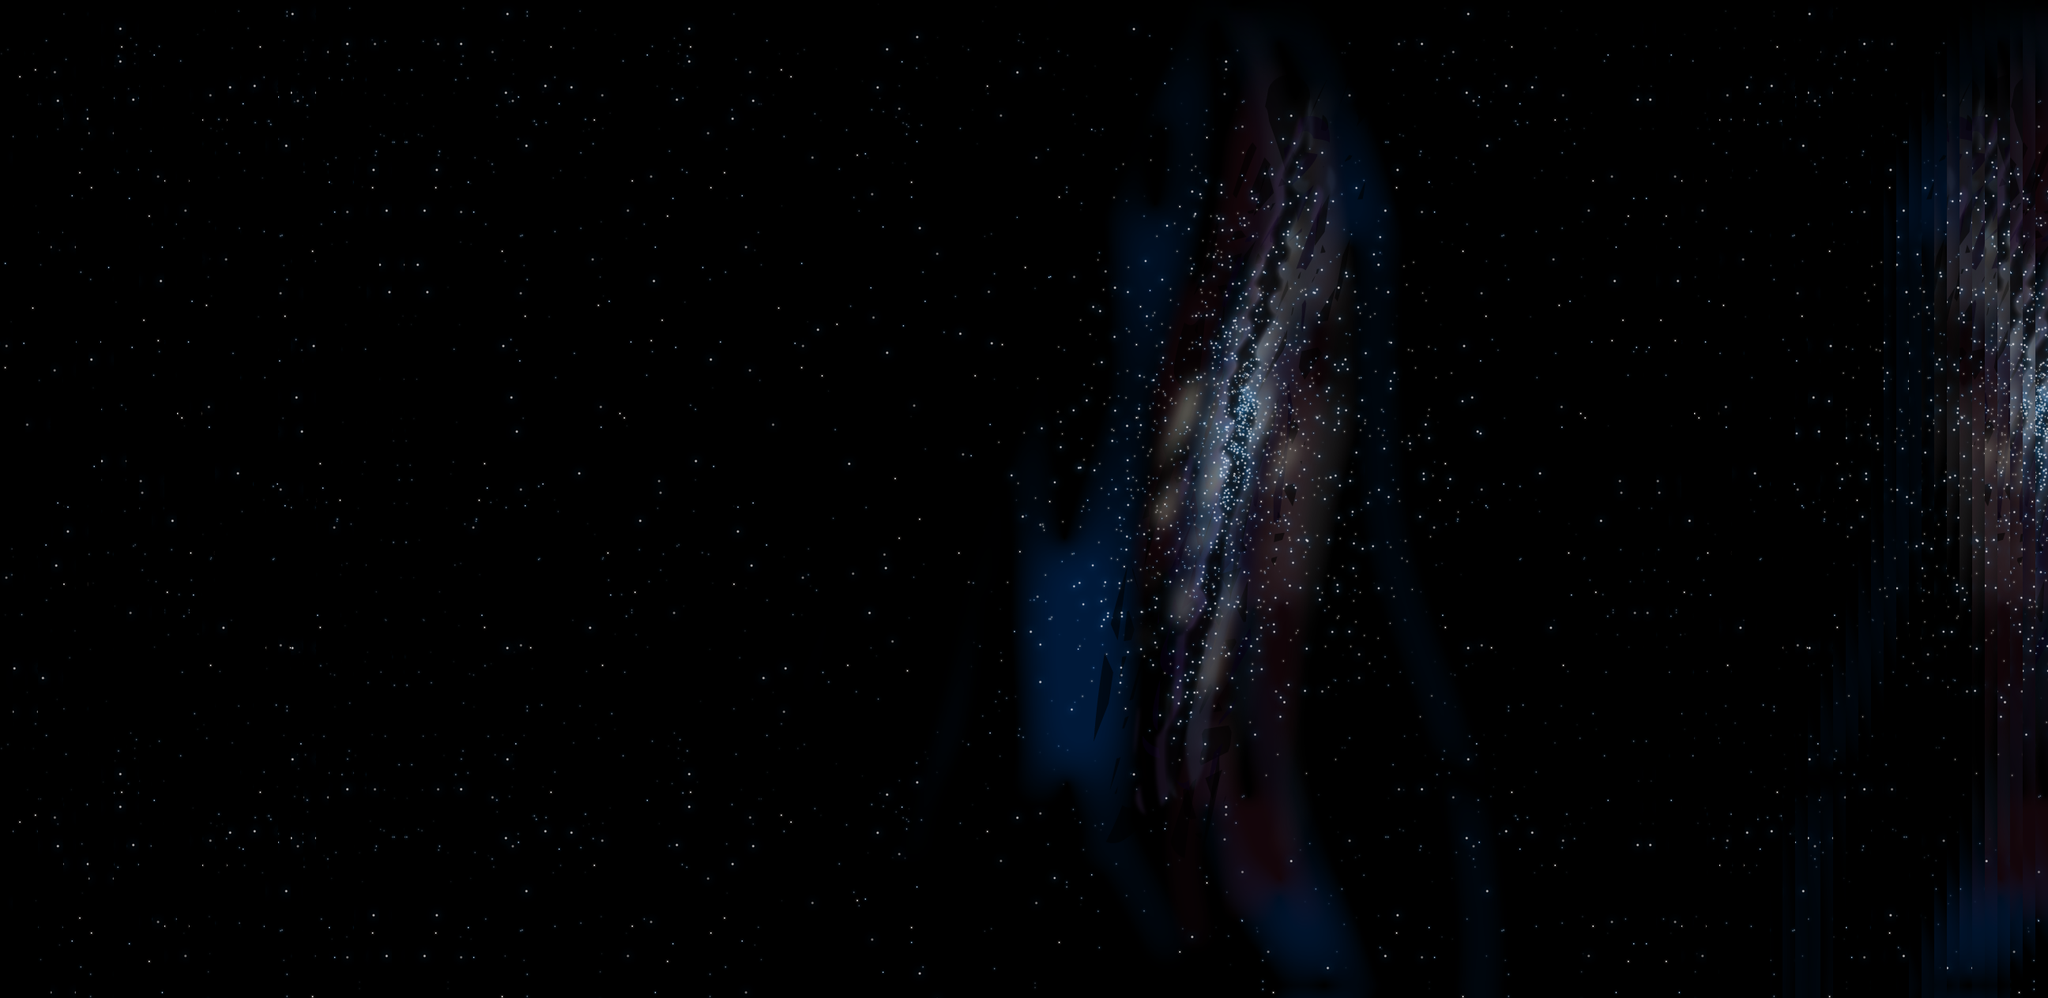

A 2D game scene composited from a Tiled map and its tileset images. What follows is a short description and the map's XML, with each tile layer's data collapsed to a summary:
An orthogonal 162x79 tile map with 16x16 px tiles, 11 tile layers (BehindHex0, BehindHex1, BehindHex2, BehindHex3, ...), 2 tilesets and 4 objects (CartPlayerSprite).

<map version="1.0" orientation="orthogonal" width="162" height="79" tilewidth="16" tileheight="16">
 <tileset firstgid="1" name="planet01_parallax00" tilewidth="16" tileheight="16">
  <image source="planet01_parallax00.png" width="1237" height="947" />
 </tileset>
 <tileset firstgid="4544" name="levelSelect_background03" tilewidth="16" tileheight="16">
  <image source="levelSelect_background03.png" width="1680" height="1248" />
 </tileset>
 <layer name="BehindHex0" width="162" height="79">
  <properties>
   <property name="ParallaxRatioX" value="4" />
   <property name="ParallaxRatioY" value="4" />
  </properties>
  <data>[12798 cells, 12798 non-empty, 7644 distinct tile ids]</data>
 </layer>
 <layer name="BehindHex1" width="162" height="79">
  <properties>
   <property name="ParallaxRatioX" value="3" />
   <property name="ParallaxRatioY" value="3" />
  </properties>
  <data>[12798 cells, 12798 non-empty, 4484 distinct tile ids]</data>
 </layer>
 <layer name="BehindHex2" width="162" height="79">
  <data>[12798 cells, 0 non-empty, 0 distinct tile ids]</data>
 </layer>
 <layer name="BehindHex3" width="162" height="79">
  <data>[12798 cells, 0 non-empty, 0 distinct tile ids]</data>
 </layer>
 <layer name="BehindHex4" width="162" height="79">
  <data>[12798 cells, 0 non-empty, 0 distinct tile ids]</data>
 </layer>
 <layer name="HexLayer(Do Not Use)" width="162" height="79">
  <data>[12798 cells, 0 non-empty, 0 distinct tile ids]</data>
 </layer>
 <layer name="InFrontOfHex0" width="162" height="79">
  <data>[12798 cells, 0 non-empty, 0 distinct tile ids]</data>
 </layer>
 <layer name="InFrontOfHex1" width="162" height="79">
  <data>[12798 cells, 0 non-empty, 0 distinct tile ids]</data>
 </layer>
 <layer name="InFrontOfHex2" width="162" height="79">
  <data>[12798 cells, 0 non-empty, 0 distinct tile ids]</data>
 </layer>
 <layer name="InFrontOfHex3" width="162" height="79">
  <data>[12798 cells, 0 non-empty, 0 distinct tile ids]</data>
 </layer>
 <layer name="InFrontOfHex4" width="162" height="79">
  <data>[12798 cells, 0 non-empty, 0 distinct tile ids]</data>
 </layer>
 <objectgroup name="ObjectGroupSprites" width="98" height="79">
  <object type="CartPlayerSprite" x="144" y="480" width="1024" height="768" />
 </objectgroup>
 <objectgroup name="ObjectGroupLayerPlaceholder" width="98" height="79">
  <object x="224" y="1000" width="74" height="74">
   <properties>
    <property name="ParallaxRatioX" value="0.3" />
    <property name="ParallaxRatioY" value="0.3" />
    <property name="PlaceholderFileName" value="planet03_parallax03.png" />
    <property name="ZOrder" value="7" />
   </properties>
  </object>
  <object x="188" y="561" width="545" height="545">
   <properties>
    <property name="ParallaxRatioX" value="1" />
    <property name="ParallaxRatioY" value="1" />
    <property name="PlaceholderFileName" value="planet03_parallax02.png" />
    <property name="ZOrder" value="6" />
   </properties>
  </object>
  <object x="349" y="543" width="74" height="74">
   <properties>
    <property name="ParallaxRatioX" value="2.5" />
    <property name="ParallaxRatioY" value="2.5" />
    <property name="PlaceholderFileName" value="planet03_parallax01.png" />
    <property name="ZOrder" value="2" />
   </properties>
  </object>
 </objectgroup>
</map>
